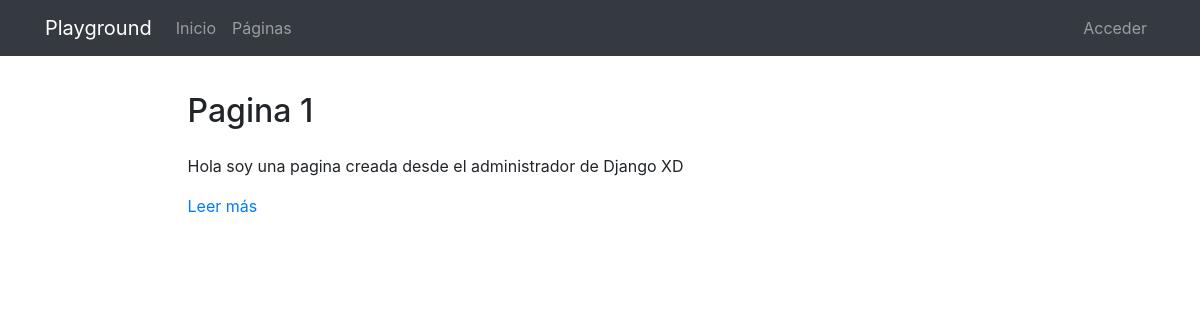
Page /pages/ on the earlier database version.
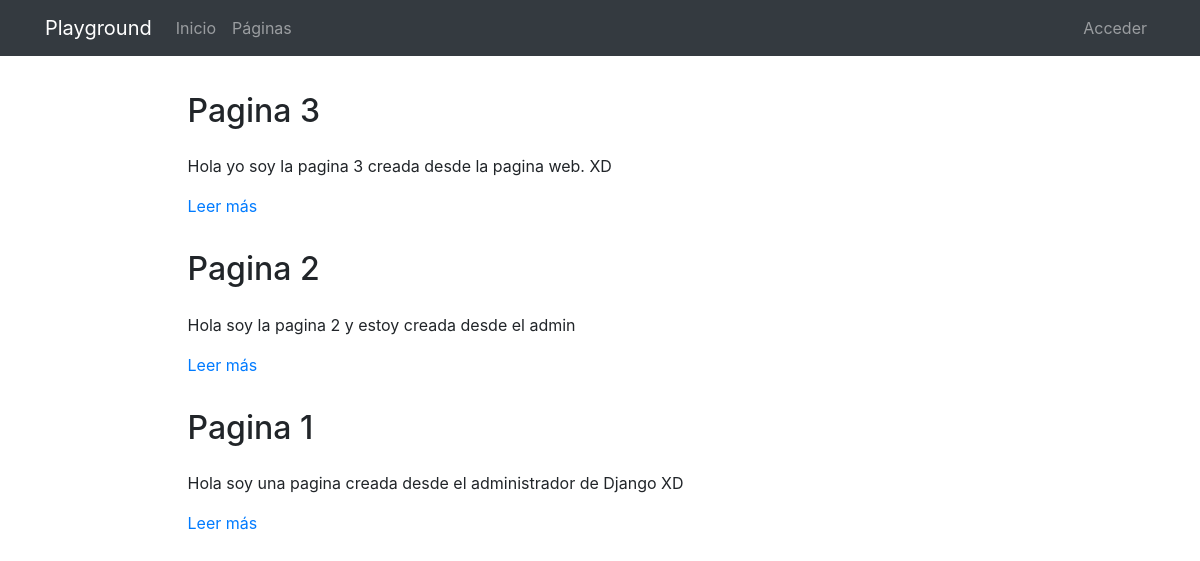
Same page on the later database version.
### pages/models.py (models this page shows, shortened)
class Page(models.Model):
    title = models.CharField(verbose_name="Título", max_length=200)
    content = RichTextField(verbose_name="Contenido")
    order = models.SmallIntegerField(verbose_name="Orden", default=0)
    created = models.DateTimeField(auto_now_add=True, verbose_name="Fecha de creación")
    updated = models.DateTimeField(auto_now=True, verbose_name="Fecha de edición")
    class Meta:
        verbose_name = "página"
        verbose_name_plural = "páginas"
        ordering = ['order', 'title']

### pages/views.py (the view)
# urls.py: path('', PagesListView.as_view(), name='pages'),
class PagesListView(ListView):
    model = Page

### pages/templates/pages/page_list.html (shortened to what this page needs)
{% extends 'core/base.html' %}
{% load static %}
{% block content %}
{% include 'pages/includes/page_menu.html' %}
<main role="main">
  <div class="container mb-4">
    {% for page in page_list|dictsort:'id' reversed %}
      <div class="row mt-3">
        <div class="col-md-9 mx-auto">
          <h2 class="mb-4">{{page.title}}</h2>
          <div>
            <p>{{page.content|striptags|safe|truncatechars:"200"}}</p>
            <p><a href="{% url 'pages:page' page.id page.title|slugify %}">Leer más</a>
            </p>
          </div>
        </div>
      </div>
    {% endfor %}
  </div>
</main>
{% endblock %}

### core/templates/core/base.html (shortened to what this page needs)
<!DOCTYPE html>
<html lang="es">
  <head>
    {% load static %}
    <link href="{% static 'core/vendor/bootstrap/css/bootstrap.min.css' %}" rel="stylesheet">
    <link href="{% static 'core/vendor/font-awesome/css/font-awesome.min.css' %}" rel="stylesheet" type="text/css">
    <link href="{% static 'core/css/main.css' %}" rel="stylesheet">
  </head>
  <body>
    <body>
      <nav class="navbar navbar-expand-lg navbar-dark bg-dark">
        <div class="container">
          <a class="navbar-brand" href="{% url 'home' %}">Playground</a>
          <div class="collapse navbar-collapse" id="ned">
            <ul class="navbar-nav mr-auto">
              <li class="nav-item">
                <a class="nav-link" href="{% url 'home' %}">Inicio</a>
              </li>
              <li class="nav-item">
                <a class="nav-link" href="{% url 'pages:pages' %}">Páginas</a>
              </li>
            </ul>
            <ul class="navbar-nav">
              <li class="nav-item">
                <a class="nav-link" href="/admin/">
                  {% if request.user.is_staff %}Admin{% else %}Acceder{% endif %}
                </a>
              </li>
            </ul>
          </div>
        </div>
      </nav>
      {% block content %}{% endblock %}
  </body>
</html>

### pages/templates/pages/includes/page_menu.html (shortened to what this page needs)
<!DOCTYPE html>
{% load static %}
<link href="{% static 'pages/css/custom_ckeditor.css' %}" rel="stylesheet">

### core/static/core/css/main.css (style rules this page uses)
main { padding-top: 20px; }
:root { --jumbotron-padding-y: 3rem; }

Differences in the rows shown:
added Page: title "Pagina 3", content "Hola yo soy la pagina 3 creada desde la pagina web. XD"
added Page: title "Pagina 2", content "Hola soy la pagina 2 y estoy creada desde el admin"
